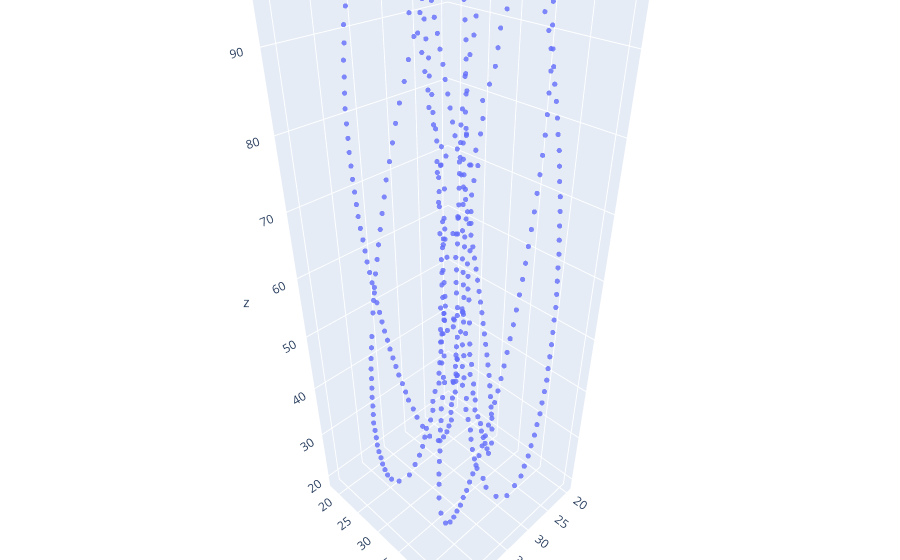

Source (notebook cell):
### Markdown cell above
Now propagate the knot up to a certain, pre-defined distance

### Code cell
FB = PropKnots(z0, nz, field, maxx, la, False, compress_len=64) # Backwards propagation direction 
F = PropKnots(z0, nz, field, maxx, la, True, compress_len=64) # Forwards propagation direction 

# Swap the elements of the backwards propagating array s.t. the field at z=0 is at the end
temp = FB.copy()
for i in range(len(FB)):
    FB[i] = temp[len(FB)-1-i]

# Store forward/backwards propagated beams onto a single array. 
TP = np.concatenate((FB,F))

# Now compute and plot the singularities. The plotted singularities are scaled in the z-direction by a factor of 2 
sing = Singular2(TP,True)
KnotPlot(sing,2)

### Figure 1 — Plotly figure (JSON) as saved in the notebook; plotly's stock layout.template omitted (floating-point values rounded to 4 significant figures; data arrays with more than 128 entries replaced by an {"elided": "..."} marker saying what was removed)
{"data": [{"marker": {"opacity": 0.8, "size": 3}, "mode": "markers", "type": "scatter3d", "x": {"elided": "435 float values"}, "y": {"elided": "435 float values"}, "z": {"elided": "435 int values"}}], "layout": {"margin": {"b": 0, "l": 0, "r": 0, "t": 0}}}
